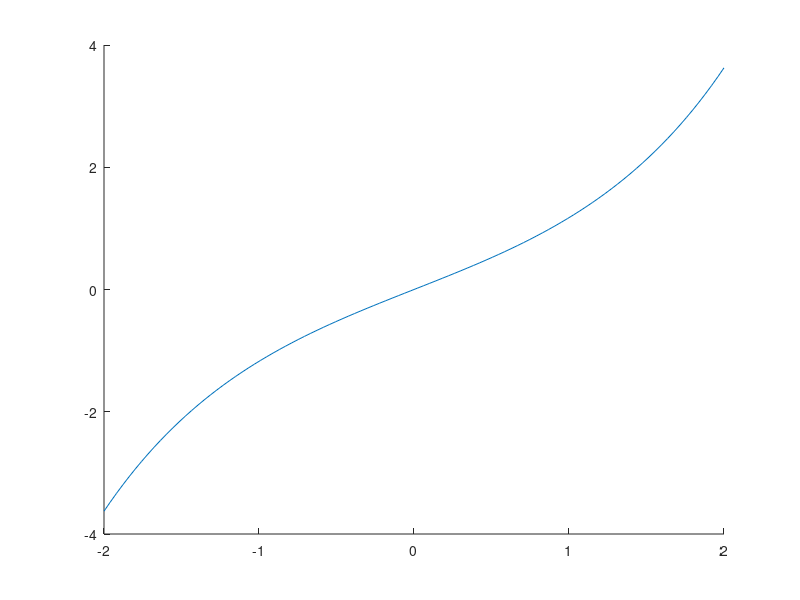

Write MATLAB code to recreate this figure. (Note: this script raises an error after producing the figure.)
%question 1(b) - plot f(x) = sinh(x);
x = linspace(-2,2,100);
y = sinh(x);


hold on
plot(x,y);


disp(cosh(2)-cosh(-1));

%1c
%syms b
% solve(sinh(acosh(b)) - b * (acosh(b)) == 2*b - sinh(2),b)
% b = 1.60023



%1d
%fp1 = 2 * cosh(2) + 2 * cosh(-2) - sinh(2) + sinh(-2)
%fp2 = (4-1/3)*cosh(2) - (4-1/3)*cosh(-2) - 2 * (2 * sinh(2) + 2 * sinh(-2) - (cosh(2) - cosh(-2)))

syms x1;
f = symfun(1.60023 *x1, [x1]);
plot(x,f(x));

% syms x1;
% f = symfun(1.6 *x1, [x1]);
% plot(x,f(y));
%hold off